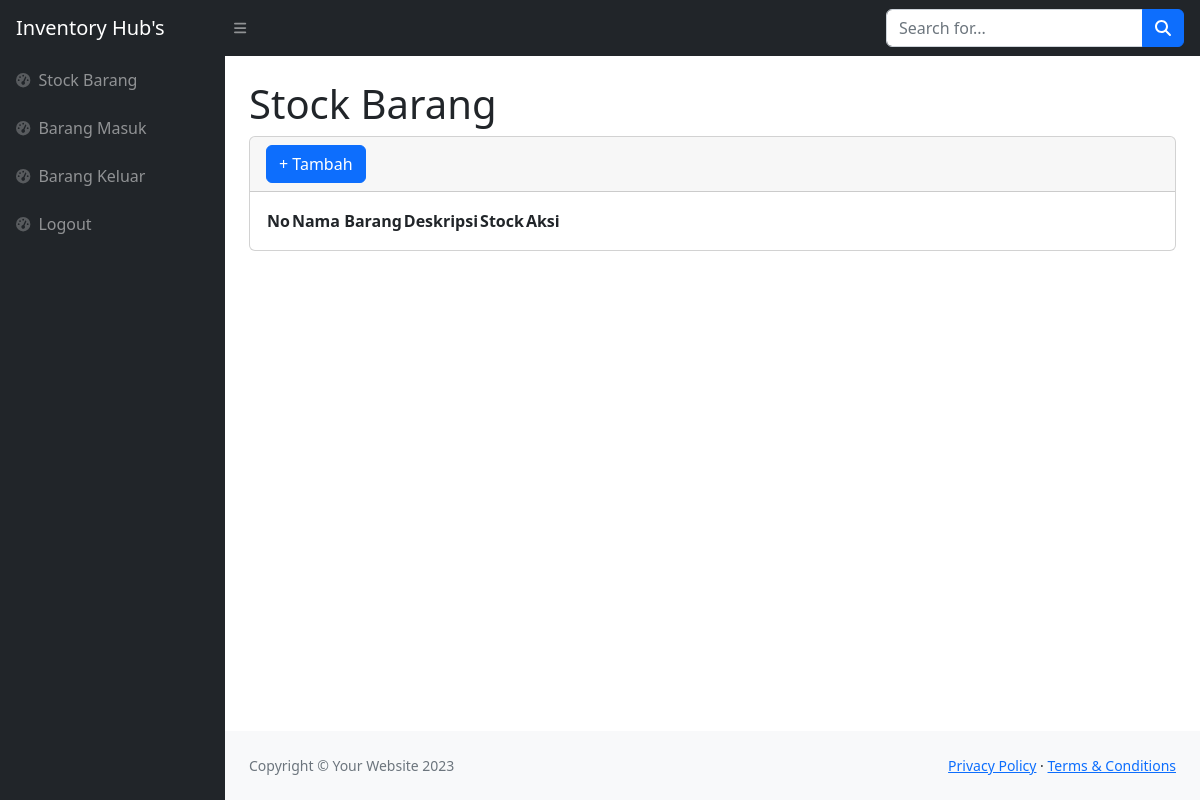
Before: /index.php (signed in) with the older database file.
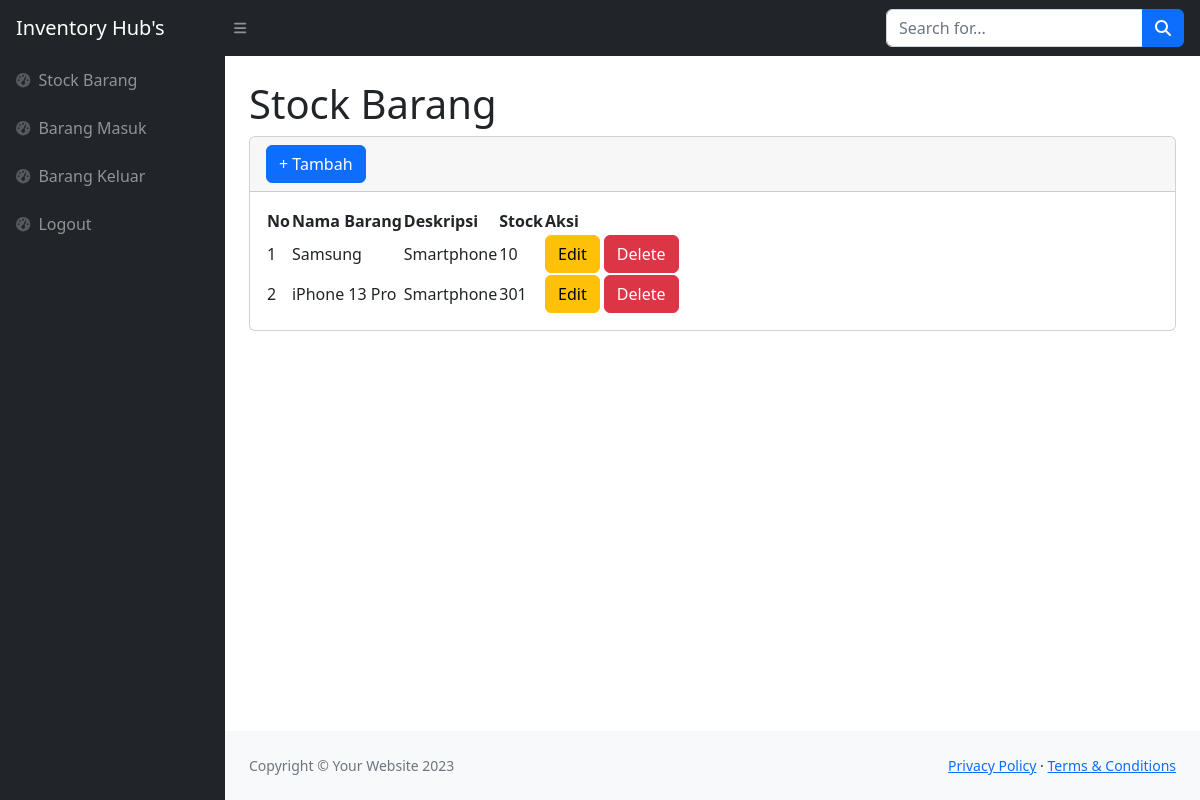
After: the same page with the newer database file.
### tables this page shows
CREATE TABLE `stock` (
  `idbarang` int(11) NOT NULL,
  `namabarang` varchar(25) NOT NULL,
  `deskripsi` varchar(25) NOT NULL,
  `stock` int(11) NOT NULL
);

### index.php (the view, shortened to what this page needs)
<?php
require 'function.php';
?>
<!DOCTYPE html>
<html lang="en">
    <head>
        <link href="https://cdn.jsdelivr.net/npm/simple-datatables@7.1.2/dist/style.min.css" rel="stylesheet" />
        <link href="css/styles.css" rel="stylesheet" />
    </head>
    <body class="sb-nav-fixed">
        <nav class="sb-topnav navbar navbar-expand navbar-dark bg-dark">
            <a class="navbar-brand ps-3" href="index.php">Inventory Hub's</a>
            <button class="btn btn-link btn-sm order-1 order-lg-0 me-4 me-lg-0" id="sidebarToggle" href="#!"><i class="fas fa-bars"></i></button>
            <form class="d-none d-md-inline-block form-inline ms-auto me-0 me-md-3 my-2 my-md-0">
                <div class="input-group">
                    <input class="form-control" type="text" placeholder="Search for..." aria-label="Search for..." aria-describedby="btnNavbarSearch" />
                    <button class="btn btn-primary" id="btnNavbarSearch" type="button"><i class="fas fa-search"></i></button>
                </div>
            </form>
        </nav>
        <div id="layoutSidenav">
            <div id="layoutSidenav_nav">
                <nav class="sb-sidenav accordion sb-sidenav-dark" id="sidenavAccordion">
                    <div class="sb-sidenav-menu">
                        <div class="nav">
                            <a class="nav-link" href="index.php">
                                <div class="sb-nav-link-icon"><i class="fas fa-tachometer-alt"></i></div>
                                Stock Barang
                            </a>
                            <a class="nav-link" href="masuk.php">
                                <div class="sb-nav-link-icon"><i class="fas fa-tachometer-alt"></i></div>
                                Barang Masuk
                            </a>
                            <a class="nav-link" href="keluar.php">
                                <div class="sb-nav-link-icon"><i class="fas fa-tachometer-alt"></i></div>
                                Barang Keluar
                            </a>
                            <a class="nav-link" href="logout.php">
                                <div class="sb-nav-link-icon"><i class="fas fa-tachometer-alt"></i></div>
                                Logout
                            </a>
                        </div>
                    </div>
                </nav>
            </div>
            <div id="layoutSidenav_content">
                <main>
                    <div class="container-fluid px-4">
                        <h1 class="mt-4">Stock Barang</h1>
                        <div class="card mb-4">
                            <div class="card-header">
                                <button type="button" class="btn btn-primary" data-bs-toggle="modal" data-bs-target="#myModal">
                                + Tambah
                                </button>
                            </div>
                            <div class="card-body">
                                <table id="datatablesSimple">
                                    <thead>
                                        <tr>
                                            <th>No</th>
                                            <th>Nama Barang</th>
                                            <th>Deskripsi</th>
                                            <th>Stock</th>
                                            <th>Aksi</th>
                                        </tr>
                                    </thead>
                                    <tbody>
                                        <?php
                                        $ambilsemuadatastock = mysqli_query($conn, "SELECT * FROM stock");
                                        $i = 1;
                                        while($data=mysqli_fetch_array($ambilsemuadatastock)){
                                            $namabarang = $data['namabarang'];
                                            $deskripsi = $data['deskripsi'];
                                            $stock = $data['stock'];
                                            $idbarang = $data['idbarang'];
                                        ?>
                                        <tr>
                                            <td><?= $i++; ?></td>
                                            <td><?= $namabarang; ?></td>
                                            <td><?= $deskripsi; ?></td>
                                            <td><?= $stock; ?></td>
                                            <td>
                                                <button type="button" class="btn btn-warning" data-bs-toggle="modal" data-bs-target="#edit<?= $idbarang; ?>">
                                                    Edit
                                                </button>
                                                <button type="button" class="btn btn-danger" data-bs-toggle="modal" data-bs-target="#delete<?= $idbarang; ?>">
                                                    Delete
                                                </button>
                                            </td>
                                        </tr>
                                        <?php
                                        };
                                        ?>
                                    </tbody>
                                </table>
                            </div>
                        </div>
                    </div>
                </main>
                <footer class="py-4 bg-light mt-auto">
                    <div class="container-fluid px-4">
                        <div class="d-flex align-items-center justify-content-between small">
                            <div class="text-muted">Copyright &copy; Your Website 2023</div>
                            <div>
                                <a href="#">Privacy Policy</a>
                                &middot;
                                <a href="#">Terms &amp; Conditions</a>
                            </div>
                        </div>
                    </div>
                </footer>
            </div>
        </div>
    </body>
</html>

Changed rows visible on the page:
added stock: namabarang "Samsung", deskripsi "Smartphone", stock "10"
added stock: namabarang "iPhone 13 Pro", deskripsi "Smartphone", stock "301"
